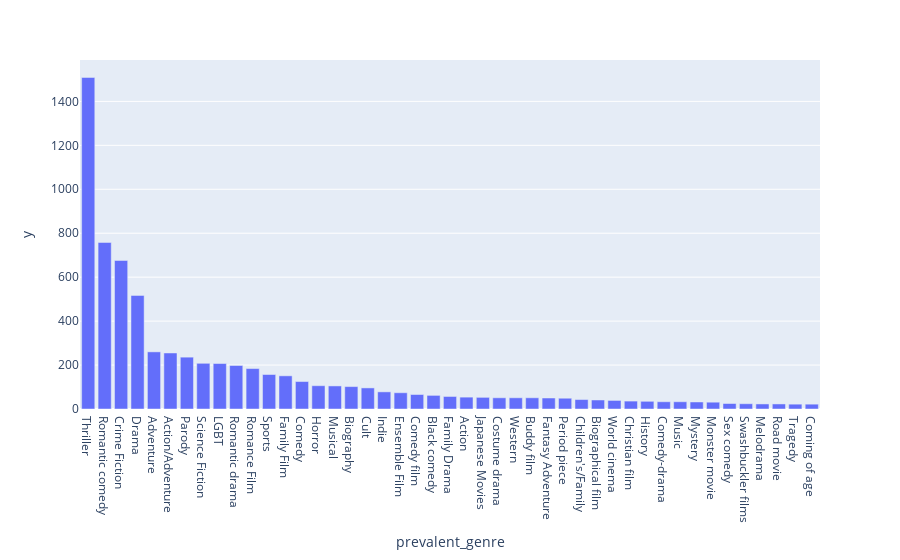

Write notebook code for a chart like this one.
### Code cell
## Distribution of genres in the dataset where count > 20
genre_count = df_genres['prevalent_genre'].value_counts()
genre_count = genre_count[genre_count > 20]

fig = px.bar(genre_count, x = genre_count.index, y = genre_count.values)
fig.show()

### Figure 1 — Plotly figure (JSON) as saved in the notebook; plotly's stock layout.template omitted (floating-point values rounded to 4 significant figures)
{"data": [{"alignmentgroup": "True", "hovertemplate": "prevalent_genre=%{x}<br>y=%{y}<extra></extra>", "legendgroup": "", "marker": {"color": "#636efa", "pattern": {"shape": ""}}, "name": "", "offsetgroup": "", "orientation": "v", "showlegend": false, "textposition": "auto", "type": "bar", "x": ["Thriller", "Romantic comedy", "Crime Fiction", "Drama", "Adventure", "Action/Adventure", "Parody", "Science Fiction", "LGBT", "Romantic drama", "Romance Film", "Sports", "Family Film", "Comedy", "Horror", "Musical", "Biography", "Cult", "Indie", "Ensemble Film", "Comedy film", "Black comedy", "Family Drama", "Action", "Japanese Movies", "Costume drama", "Western", "Buddy film", "Fantasy Adventure", "Period piece", "Children's/Family", "Biographical film", "World cinema", "Christian film", "History", "Comedy-drama", "Music", "Mystery", "Monster movie", "Sex comedy", "Swashbuckler films", "Melodrama", "Road movie", "Tragedy", "Coming of age"], "xaxis": "x", "y": [1509, 758, 676, 517, 260, 255, 236, 208, 207, 198, 184, 157, 151, 125, 106, 105, 102, 96, 78, 74, 66, 62, 57, 54, 53, 51, 51, 51, 50, 49, 43, 41, 39, 36, 35, 33, 33, 32, 31, 25, 24, 23, 23, 22, 22], "yaxis": "y"}], "layout": {"barmode": "relative", "legend": {"tracegroupgap": 0}, "margin": {"t": 60}, "xaxis": {"anchor": "y", "domain": [0, 1], "title": {"text": "prevalent_genre"}}, "yaxis": {"anchor": "x", "domain": [0, 1], "title": {"text": "y"}}}}
